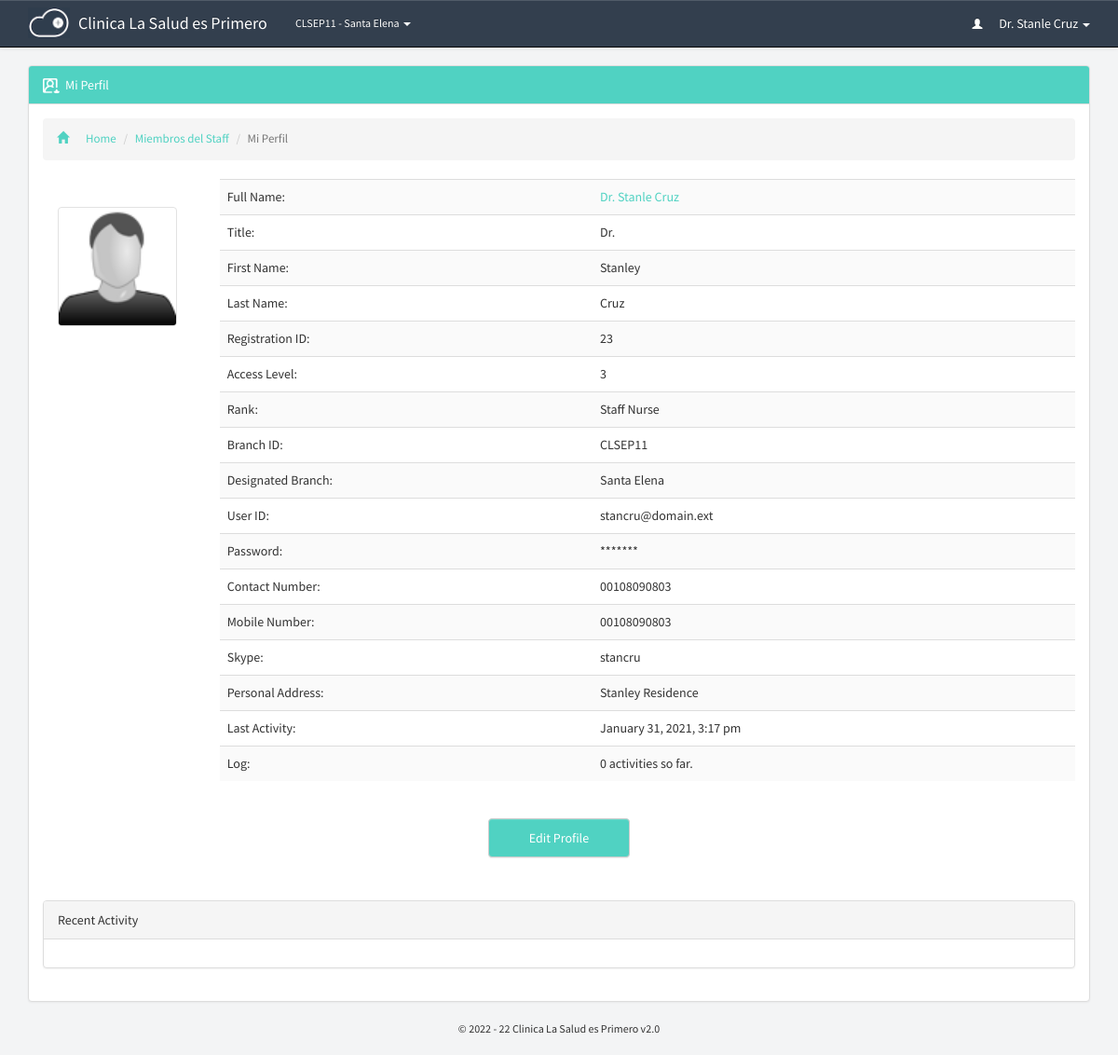
Screenshot of /staff/my-profile.php (signed in) with the database file from the repository.
### tables this page shows
CREATE TABLE `p_branches_dir` (
  `id` bigint(20) NOT NULL,
  `guardian` varchar(250) NOT NULL,
  `name` varchar(250) NOT NULL,
  `address` varchar(250) NOT NULL,
  `location` varchar(250) NOT NULL,
  `contact` varchar(250) NOT NULL,
  `type` varchar(250) NOT NULL,
  `last_update` datetime NOT NULL
);

CREATE TABLE `p_global_permissions` (
  `id` varchar(250) NOT NULL DEFAULT '',
  `portal_name` varchar(250) NOT NULL,
  `version` varchar(250) NOT NULL,
  `guardian_short_name` varchar(250) NOT NULL,
  `guardian_name` varchar(250) NOT NULL,
  `register_patient` varchar(20) NOT NULL,
  `prescribe_patient` varchar(20) NOT NULL,
  `patients_directory` varchar(20) NOT NULL,
  `pending_prescriptions` varchar(20) NOT NULL,
  `add_staff` varchar(20) NOT NULL,
  `staff_directory` varchar(20) NOT NULL,
  `my_porfile` varchar(20) NOT NULL,
  `staff_profile` varchar(20) NOT NULL,
  `add_branch` varchar(20) NOT NULL,
  `branches_directory` varchar(20) NOT NULL,
  `global_settings` varchar(20) NOT NULL,
  `introduce_medicine` varchar(20) NOT NULL,
  `update_stock` varchar(20) NOT NULL,
  `consumed_stock_local` varchar(20) NOT NULL,
  `consumed_stock_global` varchar(20) NOT NULL,
  `opening_time` varchar(250) NOT NULL,
  `closing_time` varchar(250) NOT NULL,
  `during_close_time` varchar(20) NOT NULL,
  `theme` varchar(250) NOT NULL,
  `timezone` varchar(250) NOT NULL,
  `charge_mode_a` varchar(250) NOT NULL,
  `charge_mode_b` varchar(250) NOT NULL,
  `charge_mode_c` varchar(250) NOT NULL,
  `charge_mode_d` varchar(250) NOT NULL,
  `access_level_6` varchar(250) NOT NULL,
  `access_level_5` varchar(250) NOT NULL,
  `access_level_4` varchar(250) NOT NULL,
  `access_level_3` varchar(250) NOT NULL,
  `access_level_2` varchar(250) NOT NULL,
  `access_level_1` varchar(250) NOT NULL,
  `mobile_number` varchar(250) NOT NULL,
  `address` varchar(250) NOT NULL,
  `sign_level` varchar(250) NOT NULL,
  `medicine_directory` varchar(250) NOT NULL,
  `medicine_profile` varchar(250) NOT NULL,
  `patient_contact` varchar(250) NOT NULL,
  `patient_address` varchar(250) NOT NULL,
  `patient_email` varchar(250) NOT NULL,
  `edit_patient` varchar(250) NOT NULL,
  `manage_patients` varchar(250) NOT NULL,
  `auto_refresh` varchar(250) NOT NULL,
  `currency` varchar(250) NOT NULL,
  `charge_mode_a_value` int(20) NOT NULL,
  `charge_mode_b_value` int(20) NOT NULL,
  `charge_mode_c_value` int(20) NOT NULL,
  `charge_mode_d_value` int(20) NOT NULL,
  `updated_by` varchar(255) NOT NULL,
  `last_update` datetime NOT NULL,
  `recent_hours` varchar(250) NOT NULL
);

### includes/libraries.php (called while the page is built, shortened)
<?php
	include "staff.php";
	include "medicine.php";
	include "branches.php";
function sns_header($title){
	require_once "../theme/htmlhead.php";
	require_once "../theme/header.php";
}
function sns_footer(){
	require_once "../theme/footer.php";
}
?>

### pre-includes/regular-functions.php (called while the page is built, shortened)
<?php
	$extension=".php";
	$global_permission=mysqli_fetch_object(mysqli_query($con,"select * from p_global_permissions where id='1'"));
function get_global($query){
	global $con;
	$get_global=mysqli_fetch_object(mysqli_query($con,"select $query from p_global_permissions where id='1' "));
	return $get_global->$query;
}
function if_logged_in(){
	if(empty($_SESSION['id'])) {
		return false;
	}else if(empty($_SESSION['branch'])){
		return false;
	}else if(empty($_SESSION['session_id'])){
		return false;
	}else if(empty($_SESSION['access_level'])){
		return false;
	}else if(empty($_SESSION['unique_code'])){
		return false;
	}else {
		return true;
	}
}
function access_level2rank($access_level){
	global $global_permission;
	if($access_level==6){$rank="$global_permission->access_level_6";}
	else if($access_level==5){$rank="$global_permission->access_level_5";}
	else if($access_level==4){$rank="$global_permission->access_level_4";}
	else if($access_level==3){$rank="$global_permission->access_level_3";}
	else if($access_level==2){$rank="$global_permission->access_level_2";}
	else{$rank="$global_permission->access_level_1";}
	return $rank;
}

### includes/branches.php (called while the page is built, shortened)
<?php
function branch_name($code){
	global $con;
	$call=mysqli_fetch_object(mysqli_query($con, "select * from p_branches_dir where id='$code'"));
	return $call->name;
}
?>

### pre-includes/all.php (called while the page is built, shortened)
<?php
include "db.php";
require_once "regular-functions.php";
?>

### includes/initiate.php (called while the page is built)
<?php
	require_once "../pre-includes/all.php";
	require_once "libraries.php";
?>

### staff/my-profile.php (the view, shortened to what this page needs)
 <?php
    require_once "../includes/initiate.php";
    sns_header('My Profile');
?>
<div id="branch-profile" class="container page">
<div class="panel panel-default">
  <div class="panel-heading theme-staff"><span class="inlineicon my-profile-mini">Mi Perfil</span></div>
<div class="panel-body">
<ol class="breadcrumb link-staff">
  <li><a href="../dashboard"><i class="glyphicon glyphicon-home"></i>Home</a></li>
  <li><a href="../staff/">Miembros del Staff</a></li>
  <li class="active">Mi Perfil</li>
</ol>
<div class="row">
<div class="col-md-2">
<div class="profile_page_pic text-center"><?php echo staff_img("$_SESSION[id]","128px");?></div>
</div>
<div class="col-md-10">
<table class="table table-striped link-staff"><tbody>
    <tr><td>Full Name:</td><td><a class="staff"><?php echo staff_info("full_name",$_SESSION['id']);?></a></td></tr>
    <tr><td>Title:</td><td><?php echo staff_info("title",$_SESSION['id']);?></td></tr>
    <tr><td>First Name:</td><td><?php echo staff_info("first_name",$_SESSION['id']);?></td></tr>
    <tr><td>Last Name:</td><td><?php echo staff_info("last_name",$_SESSION['id']);?></td></tr>
    <tr><td>Registration ID:</td><td><?php echo staff_info("id",$_SESSION['id']);?></td></tr>
    <tr><td>Access Level:</td><td><?php echo staff_info("access_level",$_SESSION['id']);?></td></tr>
    <tr><td>Rank:</td><td><?php echo access_level2rank(staff_info("access_level",$_SESSION['id']));?></td></tr>
    <tr><td>Branch ID:</td><td><?php echo "$global_permission->guardian_short_name"; echo staff_info("branch",$_SESSION['id']);?></td></tr>
    <tr><td>Designated Branch:</td><td><?php echo branch_name(staff_info("branch",$_SESSION['id']));?></td></tr>
    <tr><td>User ID:</td><td><?php echo staff_info("userid",$_SESSION['id']);?></td></tr>
    <tr><td>Password:</td><td>*******</td></tr>
    <tr><td>Contact Number:</td><td><?php echo staff_info("contact",$_SESSION['id']);?></td></tr>
    <tr><td>Mobile Number:</td><td><?php echo staff_info("mobile",$_SESSION['id']);?></td></tr>
    <tr><td>Skype:</td><td><?php echo staff_info("skype",$_SESSION['id']);?></td></tr>
    <tr><td>Personal Address:</td><td><?php echo staff_info("address",$_SESSION['id']);?></td></tr>
    <tr><td>Last Activity:</td><td><?php echo last_update(1,"staff_info");?></td></tr>
    <tr><td>Log:</td><td><?php echo no_of_actions($_SESSION['id']);?> activities so far.</td></tr>
</tbody></table>
</div>
</div>
    <a class="btn btn-default formbutton theme-staff" href="edit-my-profile<?php echo "$extension";?>">edit profile</a>
    <div class="panel panel-default push_low">
    <div class="panel-heading themde-staff">Recent Activity</div>
    <div class="panel-body panel-log">
    </div>
    </div>
</div>
</div>
</div>

### theme/header.php (shortened to what this page needs)
<link rel="stylesheet" href="//netdna.bootstrapcdn.com/bootstrap/3.0.3/css/bootstrap.min.css">
<link rel="stylesheet" href="../theme/css/bootstrap.min.css">
<link rel="stylesheet" href="../theme/css/bootstrap-theme.min.css">
<link rel="stylesheet" href="../theme/css/main.css">
</head>
<body>
<?php
  if( if_logged_in() == true ):
?>
<nav class="navbar navbar-default navbar-fixed-top navbar-inverse">
  <div class="container">
    <div class="navbar-header">
      <a class="navbar-brand" href="../dashboard">
        <div class="img-brand img-responsive"><img alt="Brand" src="../theme/images/mini-inline-logo-res.png" class="img-responsive img-brand"/></div>
        <div class="text"><?php echo get_global('portal_name');?></div>
      </a>
    </div>
    <div class="collapse navbar-collapse" id="bs-example-navbar-collapse-1">
      <ul class="nav navbar-nav">
       <li class="dropdown mini">
          <a href="#" class="dropdown-toggle" data-toggle="dropdown" role="button" aria-haspopup="true" aria-expanded="false"><?php echo get_global('guardian_short_name'); echo staff_info('branch');?> - <?php echo branch_name(staff_info('branch'));?> <span class="caret"></span></a>
        </li>
      </ul>
      <ul class="nav navbar-nav navbar-right">
       <li class="dropdown">
          <a href="#" class="dropdown-toggle" data-toggle="dropdown" role="button" aria-haspopup="true" aria-expanded="false"><i class="glyphicon glyphicon-user"></i> <?php echo staff_info("full_name");?> <span class="caret"></span></a>
        </li>
      </ul>
    </div>
  </div>
</nav>
<?php endif; ?>

### theme/css/main.css (style rules this page uses)
body,html { background:#F3F4F5;font-family:'Source Sans Pro',sans-serif }
.page.container { margin-top:70px }
.panel-body:before { -webkit-clip-path:polygon(0 0,100% 0,100% 56%,0 42%);clip-path:polygon(0 0,100% 0,100% 56%,0 42%);background-color:#e2e8ec!important }
.navbar-inverse { background:#333f4e!important;color:#fff }
.navbar-nav .mini { font-size:12px }
.navbar-inverse .navbar-brand,.navbar-default .navbar-brand,.navbar-inverse .navbar-nav>li>a,.navbar-default .navbar-nav>li>a { color:#fff!important }
.navbar-inverse .navbar-brand { padding-top:0 }
.navbar-inverse .img-brand { padding-top:0;margin-top:-4px;max-height:33px }
.navbar-inverse .navbar-brand .img-brand,.navbar-inverse .navbar-brand .text { display:inline-block!important }
.navbar-inverse .navbar-brand .text { padding-top:15px!important;margin-left:5px }
.navbar-nav .glyphicon { font-size:11px!important;padding-right:15px }
.push_low { margin-top:46px }
.text-center { text-align:center!important }
.theme-staff { background:#50D2C2!important;color:#fff!important }
.link-staff a { color:#50D2C2!important }
.breadcrumb i { padding-right:18px }
.table-striped td { line-height:21px!important }
.btn-default.theme-portal,.btn-default.theme-patients,.btn-default.theme-staff,.btn-default.theme-branches,.btn-default.theme-medicines,.btn-default.norm { text-transform:capitalize;padding:10px 35px;text-shadow:none;display:block;width:152px!important;text-align:center }
.panel-body li { list-style:none;padding:5px 0;font-size:13px;color:#333 }
.panel-default>.panel-heading { background-image:none }
.table-striped>tbody>tr:nth-child(odd),.table-striped>tbody>tr:nth-child(odd)>td,.table-striped>tbody>tr:nth-child(odd)>th { background:#fafafa!important }
.my-profile-mini { background:url(../icons/profile-mini.png) no-repeat 0 2px;padding-left:24px;background-size:18px auto }
.profile_page_pic { margin:30px 0 }
.edit-button,.btn.btn-default.formbutton { margin:20px auto!important;text-align:center!important }

### rows the page displays
p_branches_dir: name "Santa Elena"
p_global_permissions: guardian_short_name "CLSEP"

### other values shown
get_global('portal_name') "Clinica La Salud es Primero"
get_global('guardian_short_name') "CLSEP"
staff_info('branch') "11"
staff_info("full_name") "Dr. Stanle Cruz"
staff_info("full_name",$_SESSION['id']) "Dr. Stanle Cruz"
staff_info("title",$_SESSION['id']) "Dr."
staff_info("first_name",$_SESSION['id']) "Stanley"
staff_info("last_name",$_SESSION['id']) "Cruz"
staff_info("id",$_SESSION['id']) "23"
staff_info("access_level",$_SESSION['id']) "3"
access_level2rank(staff_info("access_level",$_SESSION['id'])) "Staff Nurse"
staff_info("branch",$_SESSION['id']) "11"
staff_info("userid",$_SESSION['id']) "stancru@domain.ext"
staff_info("contact",$_SESSION['id']) "00108090803"
staff_info("mobile",$_SESSION['id']) "00108090803"
